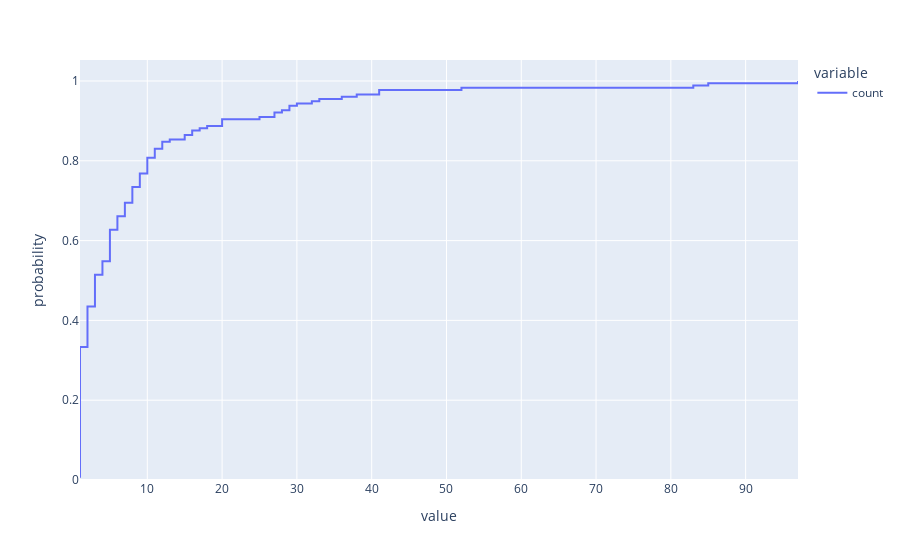

The notebook cell this image was saved under:
### Code cell
fig = px.ecdf(plot_gene)
fig.show()

### Figure 1 — Plotly figure (JSON) as saved in the notebook; plotly's stock layout.template omitted (floating-point values rounded to 4 significant figures; data arrays with more than 128 entries replaced by an {"elided": "..."} marker saying what was removed)
{"data": [{"hovertemplate": "variable=count<br>value=%{x}<br>probability=%{y}<extra></extra>", "legendgroup": "count", "line": {"dash": "solid", "shape": "hv"}, "marker": {"color": "#636efa", "symbol": "circle"}, "mode": "lines", "name": "count", "orientation": "v", "showlegend": true, "type": "scatter", "x": {"elided": "177 int values"}, "xaxis": "x", "y": {"elided": "177 float values"}, "yaxis": "y"}], "layout": {"legend": {"title": {"text": "variable"}, "tracegroupgap": 0}, "margin": {"t": 60}, "xaxis": {"anchor": "y", "domain": [0, 1], "title": {"text": "value"}}, "yaxis": {"anchor": "x", "domain": [0, 1], "rangemode": "tozero", "title": {"text": "probability"}}}}
